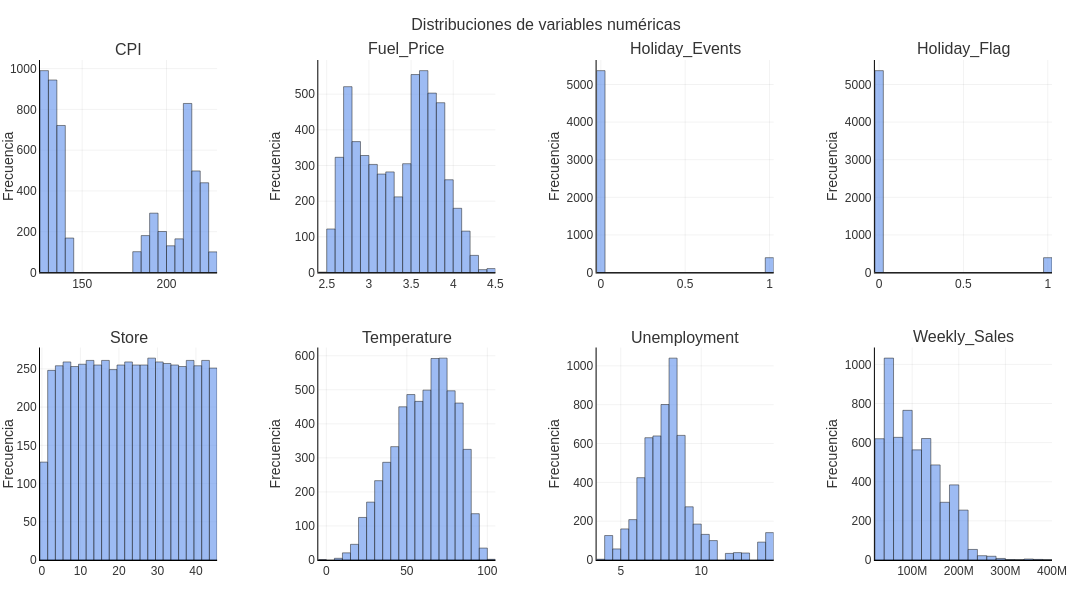

The cell this chart's notebook holds for it:
### Code cell
fig = plot_histograms_grid(df, title="Distribuciones de variables numéricas")
fig.show()

### Figure 1 — Plotly figure (JSON) as saved in the notebook; plotly's stock layout.template omitted (floating-point values rounded to 4 significant figures; data arrays with more than 128 entries replaced by an {"elided": "..."} marker saying what was removed)
{"data": [{"hovertemplate": "CPI: %{x}<br>Frecuencia: %{y}<extra></extra>", "marker": {"color": "rgba(100, 149, 237, 0.7)", "line": {"color": "rgba(0, 0, 0, 0.5)", "width": 1}}, "name": "CPI", "nbinsx": 35, "opacity": 0.9, "type": "histogram", "x": {"elided": "5763 float values"}, "xaxis": "x", "yaxis": "y"}, {"hovertemplate": "Fuel_Price: %{x}<br>Frecuencia: %{y}<extra></extra>", "marker": {"color": "rgba(100, 149, 237, 0.7)", "line": {"color": "rgba(0, 0, 0, 0.5)", "width": 1}}, "name": "Fuel_Price", "nbinsx": 35, "opacity": 0.9, "type": "histogram", "x": {"elided": "5763 float values"}, "xaxis": "x2", "yaxis": "y2"}, {"hovertemplate": "Holiday_Events: %{x}<br>Frecuencia: %{y}<extra></extra>", "marker": {"color": "rgba(100, 149, 237, 0.7)", "line": {"color": "rgba(0, 0, 0, 0.5)", "width": 1}}, "name": "Holiday_Events", "nbinsx": 35, "opacity": 0.9, "type": "histogram", "x": {"elided": "5763 int values"}, "xaxis": "x3", "yaxis": "y3"}, {"hovertemplate": "Holiday_Flag: %{x}<br>Frecuencia: %{y}<extra></extra>", "marker": {"color": "rgba(100, 149, 237, 0.7)", "line": {"color": "rgba(0, 0, 0, 0.5)", "width": 1}}, "name": "Holiday_Flag", "nbinsx": 35, "opacity": 0.9, "type": "histogram", "x": {"elided": "5763 int values"}, "xaxis": "x4", "yaxis": "y4"}, {"hovertemplate": "Store: %{x}<br>Frecuencia: %{y}<extra></extra>", "marker": {"color": "rgba(100, 149, 237, 0.7)", "line": {"color": "rgba(0, 0, 0, 0.5)", "width": 1}}, "name": "Store", "nbinsx": 35, "opacity": 0.9, "type": "histogram", "x": {"elided": "5763 int values"}, "xaxis": "x5", "yaxis": "y5"}, {"hovertemplate": "Temperature: %{x}<br>Frecuencia: %{y}<extra></extra>", "marker": {"color": "rgba(100, 149, 237, 0.7)", "line": {"color": "rgba(0, 0, 0, 0.5)", "width": 1}}, "name": "Temperature", "nbinsx": 35, "opacity": 0.9, "type": "histogram", "x": {"elided": "5763 float values"}, "xaxis": "x6", "yaxis": "y6"}, {"hovertemplate": "Unemployment: %{x}<br>Frecuencia: %{y}<extra></extra>", "marker": {"color": "rgba(100, 149, 237, 0.7)", "line": {"color": "rgba(0, 0, 0, 0.5)", "width": 1}}, "name": "Unemployment", "nbinsx": 35, "opacity": 0.9, "type": "histogram", "x": {"elided": "5763 float values"}, "xaxis": "x7", "yaxis": "y7"}, {"hovertemplate": "Weekly_Sales: %{x}<br>Frecuencia: %{y}<extra></extra>", "marker": {"color": "rgba(100, 149, 237, 0.7)", "line": {"color": "rgba(0, 0, 0, 0.5)", "width": 1}}, "name": "Weekly_Sales", "nbinsx": 35, "opacity": 0.9, "type": "histogram", "x": {"elided": "5763 int values"}, "xaxis": "x8", "yaxis": "y8"}], "layout": {"annotations": [{"font": {"size": 16}, "showarrow": false, "text": "CPI", "x": 0.0875, "xanchor": "center", "xref": "paper", "y": 1, "yanchor": "bottom", "yref": "paper"}, {"font": {"size": 16}, "showarrow": false, "text": "Fuel_Price", "x": 0.3625, "xanchor": "center", "xref": "paper", "y": 1, "yanchor": "bottom", "yref": "paper"}, {"font": {"size": 16}, "showarrow": false, "text": "Holiday_Events", "x": 0.6375, "xanchor": "center", "xref": "paper", "y": 1, "yanchor": "bottom", "yref": "paper"}, {"font": {"size": 16}, "showarrow": false, "text": "Holiday_Flag", "x": 0.9125, "xanchor": "center", "xref": "paper", "y": 1, "yanchor": "bottom", "yref": "paper"}, {"font": {"size": 16}, "showarrow": false, "text": "Store", "x": 0.0875, "xanchor": "center", "xref": "paper", "y": 0.425, "yanchor": "bottom", "yref": "paper"}, {"font": {"size": 16}, "showarrow": false, "text": "Temperature", "x": 0.3625, "xanchor": "center", "xref": "paper", "y": 0.425, "yanchor": "bottom", "yref": "paper"}, {"font": {"size": 16}, "showarrow": false, "text": "Unemployment", "x": 0.6375, "xanchor": "center", "xref": "paper", "y": 0.425, "yanchor": "bottom", "yref": "paper"}, {"font": {"size": 16}, "showarrow": false, "text": "Weekly_Sales", "x": 0.9125, "xanchor": "center", "xref": "paper", "y": 0.425, "yanchor": "bottom", "yref": "paper"}], "height": 600, "showlegend": false, "title": {"text": "Distribuciones de variables numéricas", "x": 0.5}, "width": 1200, "xaxis": {"anchor": "y", "domain": [0, 0.175], "gridcolor": "rgba(0, 0, 0, 0.05)", "linecolor": "black", "linewidth": 1, "showgrid": true}, "xaxis2": {"anchor": "y2", "domain": [0.275, 0.45], "gridcolor": "rgba(0, 0, 0, 0.05)", "linecolor": "black", "linewidth": 1, "showgrid": true}, "xaxis3": {"anchor": "y3", "domain": [0.55, 0.725], "gridcolor": "rgba(0, 0, 0, 0.05)", "linecolor": "black", "linewidth": 1, "showgrid": true}, "xaxis4": {"anchor": "y4", "domain": [0.825, 1], "gridcolor": "rgba(0, 0, 0, 0.05)", "linecolor": "black", "linewidth": 1, "showgrid": true}, "xaxis5": {"anchor": "y5", "domain": [0, 0.175], "gridcolor": "rgba(0, 0, 0, 0.05)", "linecolor": "black", "linewidth": 1, "showgrid": true}, "xaxis6": {"anchor": "y6", "domain": [0.275, 0.45], "gridcolor": "rgba(0, 0, 0, 0.05)", "linecolor": "black", "linewidth": 1, "showgrid": true}, "xaxis7": {"anchor": "y7", "domain": [0.55, 0.725], "gridcolor": "rgba(0, 0, 0, 0.05)", "linecolor": "black", "linewidth": 1, "showgrid": true}, "xaxis8": {"anchor": "y8", "domain": [0.825, 1], "gridcolor": "rgba(0, 0, 0, 0.05)", "linecolor": "black", "linewidth": 1, "showgrid": true}, "yaxis": {"anchor": "x", "domain": [0.575, 1], "gridcolor": "rgba(0, 0, 0, 0.05)", "linecolor": "black", "linewidth": 1, "showgrid": true, "title": {"text": "Frecuencia"}}, "yaxis2": {"anchor": "x2", "domain": [0.575, 1], "gridcolor": "rgba(0, 0, 0, 0.05)", "linecolor": "black", "linewidth": 1, "showgrid": true, "title": {"text": "Frecuencia"}}, "yaxis3": {"anchor": "x3", "domain": [0.575, 1], "gridcolor": "rgba(0, 0, 0, 0.05)", "linecolor": "black", "linewidth": 1, "showgrid": true, "title": {"text": "Frecuencia"}}, "yaxis4": {"anchor": "x4", "domain": [0.575, 1], "gridcolor": "rgba(0, 0, 0, 0.05)", "linecolor": "black", "linewidth": 1, "showgrid": true, "title": {"text": "Frecuencia"}}, "yaxis5": {"anchor": "x5", "domain": [0, 0.425], "gridcolor": "rgba(0, 0, 0, 0.05)", "linecolor": "black", "linewidth": 1, "showgrid": true, "title": {"text": "Frecuencia"}}, "yaxis6": {"anchor": "x6", "domain": [0, 0.425], "gridcolor": "rgba(0, 0, 0, 0.05)", "linecolor": "black", "linewidth": 1, "showgrid": true, "title": {"text": "Frecuencia"}}, "yaxis7": {"anchor": "x7", "domain": [0, 0.425], "gridcolor": "rgba(0, 0, 0, 0.05)", "linecolor": "black", "linewidth": 1, "showgrid": true, "title": {"text": "Frecuencia"}}, "yaxis8": {"anchor": "x8", "domain": [0, 0.425], "gridcolor": "rgba(0, 0, 0, 0.05)", "linecolor": "black", "linewidth": 1, "showgrid": true, "title": {"text": "Frecuencia"}}}}
